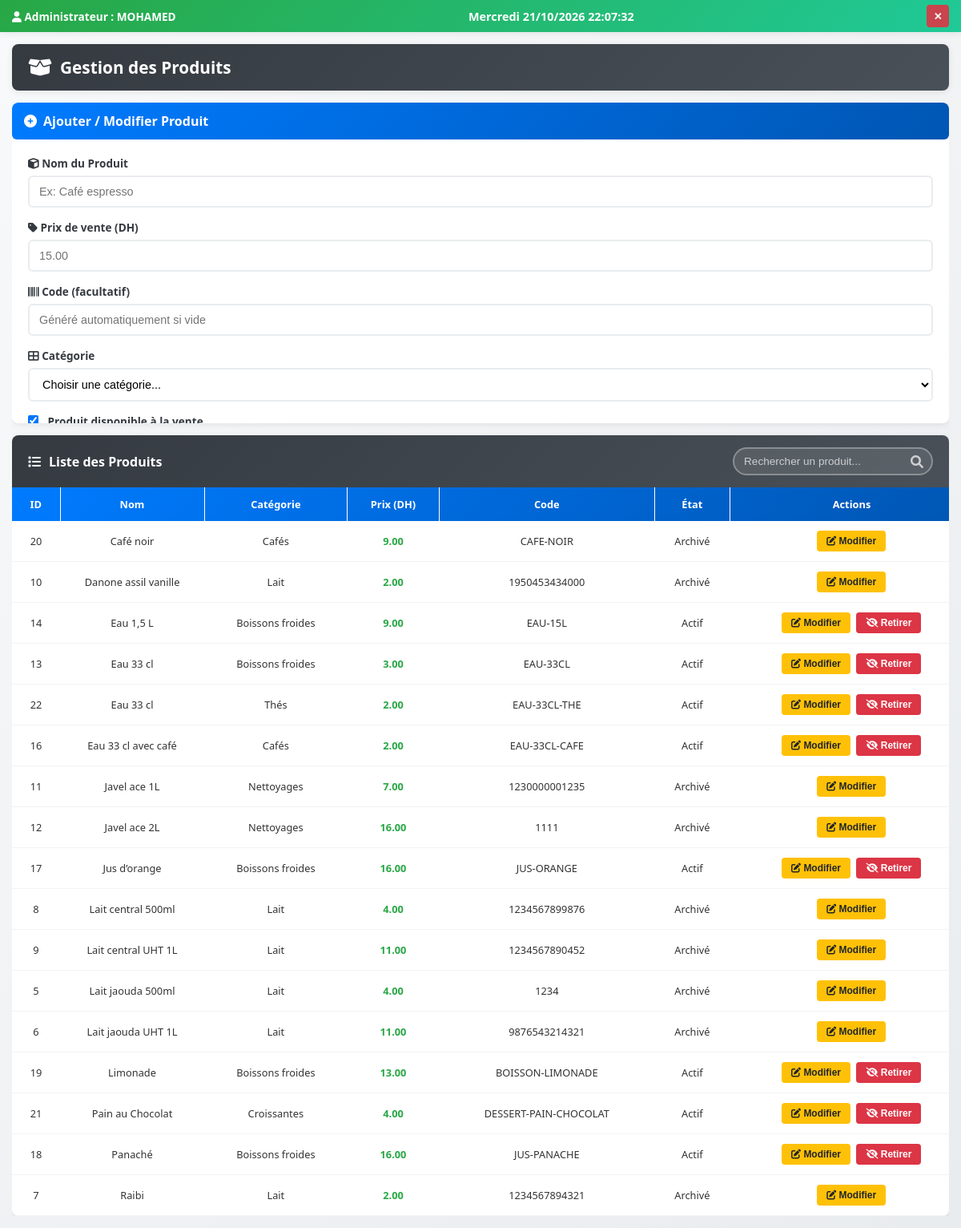
The page /php/articles.php (signed in) on the database its author committed.
### tables this page shows
CREATE TABLE `products` (
  `id` int(11) NOT NULL,
  `name` varchar(100) NOT NULL,
  `image` varchar(255) DEFAULT NULL,
  `selling_price` int(11) NOT NULL,
  `purchase_price` int(11) NOT NULL,
  `stock_quantity` int(11) NOT NULL,
  `barcode` varchar(50) NOT NULL,
  `brand_id` int(11) DEFAULT NULL
);

CREATE TABLE `categories` (
  `id` int(11) NOT NULL,
  `name` varchar(100) NOT NULL,
  `image` varchar(255) DEFAULT NULL
);

### php/articles.php (the view, shortened to what this page needs)
<?php
require_once('db_connection.php');
$products = $pdo->query('SELECT p.id, p.name, p.image, p.selling_price, p.barcode, p.category_id, p.is_active, c.name AS category_name FROM products p LEFT JOIN categories c ON c.id = p.category_id ORDER BY p.name')->fetchAll(PDO::FETCH_ASSOC);
?>
<!DOCTYPE html>
<html lang="fr" dir="ltr">
<head>
    <link href="https://cdnjs.cloudflare.com/ajax/libs/font-awesome/6.0.0/css/all.min.css" rel="stylesheet">
    <link rel="stylesheet" href="../css/articles.css">
    <link rel="stylesheet" href="../css/global.css">
</head>
<body data-edit-id="<?=(int)($_GET['edit'] ?? 0)?>">
    <header class="header">
        <div class="header-left">
            <span><i class="fas fa-user"></i> Administrateur : <?php echo strtoupper(htmlspecialchars($_SESSION['username'] ?? 'ADMIN')); ?></span>
        </div>
        <div class="header-center">
            <span id="current-time"></span>
        </div>
        <div class="header-right">
            <button class="close-btn" onclick="location.href='menu.php'">✕</button>
        </div>
    </header>
    <div class="container">
        <div class="page-title">
            <i class="fas fa-box-open"></i>
            <h2>Gestion des Produits</h2>
        </div>
        <div class="content-wrapper">
            <div class="form-section">
                <div class="form-header">
                    <i class="fas fa-plus-circle"></i>
                    <span>Ajouter / Modifier Produit</span>
                </div>
                <form method="POST" enctype="multipart/form-data">
                    <div class="form-group">
                        <label for="name">
                            <i class="fas fa-cube"></i> Nom du Produit
                        </label>
                        <input
                            type="text"
                            name="name"
                            id="product-name"
                            placeholder="Ex: Café espresso"
                            required
                        >
                    </div>
                    <div class="form-group">
                        <label for="selling-price"><i class="fas fa-tag"></i> Prix de vente (DH)</label>
                        <input type="number" name="selling-price" id="selling-price" min="0.01" step="0.01" placeholder="15.00" required>
                    </div>
                    <div class="form-group">
                        <label for="barcode"><i class="fas fa-barcode"></i> Code (facultatif)</label>
                        <input type="text" name="barcode" id="barcode" placeholder="Généré automatiquement si vide">
                    </div>
                    <div class="form-group">
                        <label for="product-category">
                            <i class="fas fa-th-large"></i> Catégorie
                        </label>
                        <select name="category" id="product-category" required>
                            <option value="">Choisir une catégorie...</option>
                        </select>
                    </div>
                    <div class="form-group">
                        <label><input type="checkbox" name="is_active" id="product-active" checked> Produit disponible à la vente</label>
                    </div>
                </form>
            </div>
            <div class="table-section">
                <div class="table-header">
                    <div class="table-title">
                        <i class="fas fa-list"></i>
                        <span>Liste des Produits</span>
                    </div>
                    <div class="search-box">
                        <input
                            type="text"
                            id="search-input"
                            placeholder="Rechercher un produit..."
                        >
                        <i class="fas fa-search"></i>
                    </div>
                </div>
                <div class="table-container">
                    <table>
                        <thead>
                            <tr>
                                <th style="width: 5%;">ID</th>
                                <th style="width: 15%;">Nom</th>
                                <th>Catégorie</th>
                                <th>Prix (DH)</th>
                                <th>Code</th>
                                <th>État</th>
                                <th>Actions</th>
                            </tr>
                        </thead>
                        <tbody id="products-tbody">
                            <?php foreach ($products as $product):?>
                                <tr class="product">
                                    <td><?=$product['id']?></td>
                                    <td><?=htmlspecialchars($product['name'])?></td>
                                    <td><?=htmlspecialchars($product['category_name'] ?? 'Sans catégorie')?></td>
                                    <td class="price-cell"><?=number_format((float)$product['selling_price'], 2, '.', ' ')?></td>
                                    <td><?=htmlspecialchars($product['barcode'])?></td>
                                    <td><?=$product['is_active'] ? 'Actif' : 'Archivé'?></td>
                                    <td>
                                        <button class="action-btn btn-edit"
                                                data-id="<?=$product['id']?>"
                                                data-name="<?=htmlspecialchars($product['name'], ENT_QUOTES)?>"
                                                data-image="<?=htmlspecialchars($product['image'] ?? '', ENT_QUOTES)?>"
                                                data-sell-price="<?=$product['selling_price']?>"
                                                data-barcode="<?=htmlspecialchars($product['barcode'], ENT_QUOTES)?>"
                                                data-category="<?=$product['category_id']?>"
                                                data-active="<?=$product['is_active']?>"
                                                >
                                            <i class="fas fa-edit"></i> Modifier
                                        </button>
                                        <form method="post" style="display:inline;">
                                            <?php if ($product['is_active']): ?><button name="delete" class="action-btn btn-delete" onclick="return confirm('Retirer ce produit de la carte ? L’historique sera conservé.');">
                                                <i class="fas fa-eye-slash"></i> Retirer
                                            </button>
                                            <?php endif; ?>
                                        </form>
                                    </td>
                                </tr>
                            <?php endforeach;?>
                        </tbody>
                    </table>
                </div>
            </div>
        </div>
    </div>
</body>
</html>

### css/articles.css (style rules this page uses)
.container { height: calc(100vh - 40px); display: flex; flex-direction: column; padding: 15px; overflow: hidden; }
.page-title { background: linear-gradient(135deg, var(--dark-color) 0%, #495057 100%); color: white; padding: 15px 20px; border-radius: 8px; margin-bottom: 15px; box-shadow: var(--shadow); display: flex; align-items: center; gap: 10px; }
.page-title h2 { font-size: 1.3rem; font-weight: 700; margin: 0; }
.page-title i { font-size: 1.5rem; }
.content-wrapper { flex: 1; display: flex; gap: 15px; overflow: hidden; }
.form-section { background: var(--white); border-radius: 8px; padding: 20px; width: 420px; box-shadow: var(--shadow); display: flex; flex-direction: column; overflow-y: auto; }
.form-header { background: linear-gradient(135deg, var(--info-color) 0%, #0056b3 100%); color: white; padding: 12px 15px; border-radius: 6px; margin: -20px -20px 20px -20px; font-weight: 600; font-size: 1rem; display: flex; align-items: center; gap: 8px; }
.form-group { margin-bottom: 15px; }
.form-group label { display: block; font-weight: 600; color: var(--dark-color); font-size: 0.85rem; margin-bottom: 6px; }
.form-group input, .form-group select { width: 100%; padding: 10px 12px; border: 2px solid #e9ecef; border-radius: 6px; font-size: 0.9rem; transition: var(--transition); }
#product-active { width: auto; margin-right: 8px; }
.form-group select { cursor: pointer; background: white; }
.table-section { flex: 1; background: var(--white); border-radius: 8px; box-shadow: var(--shadow); display: flex; flex-direction: column; overflow: hidden; }
.table-header { background: linear-gradient(135deg, var(--dark-color) 0%, #495057 100%); color: white; padding: 15px 20px; font-weight: 600; font-size: 1rem; display: flex; align-items: center; justify-content: space-between; }
.table-title { display: flex; align-items: center; gap: 10px; }
.search-box { position: relative; width: 300px; }
.search-box input { width: 100%; padding: 8px 35px 8px 12px; border: 2px solid rgba(255,255,255,0.3); border-radius: 20px; background: rgba(255,255,255,0.1); color: white; font-size: 0.85rem; }
.search-box input::placeholder { color: rgba(255,255,255,0.7); }
.search-box i { position: absolute; right: 12px; top: 50%; transform: translateY(-50%); color: rgba(255,255,255,0.7); }
.table-container { flex: 1; overflow-y: auto; overflow-x: auto; }
table { width: 100%; border-collapse: collapse; min-width: 1200px; }
thead { position: sticky; top: 0; z-index: 10; background: linear-gradient(135deg, var(--info-color) 0%, #0056b3 100%); }
th { padding: 12px 8px; color: white; font-weight: 600; font-size: 0.8rem; text-align: center; border-right: 1px solid rgba(255,255,255,0.1); white-space: nowrap; }
th:last-child { border-right: none; }
td { padding: 12px 8px; text-align: center; font-size: 0.8rem; border-bottom: 1px solid #f1f3f4; }
tbody tr { transition: background-color 0.2s; }
.action-btn { padding: 6px 12px; border: none; border-radius: 4px; font-size: 0.75rem; font-weight: 600; cursor: pointer; transition: var(--transition); margin: 0 2px; }
.btn-edit { background: var(--warning-color); color: #212529; }
.btn-delete { background: var(--danger-color); color: white; }
.price-cell { font-weight: 700; color: var(--primary-color); }
@media (max-width: 1300px) { .content-wrapper { flex-direction: column; } }
@media (max-width: 1300px) { .form-section { width: 100%; max-height: 400px; } }
@media (max-width: 1300px) { .search-box { width: 250px; } }

### rows shown on the page
products: id "20", name "Café noir", category.name "Cafés", selling_price "9.00", barcode "CAFE-NOIR", is_active "Archivé"
products: id "10", name "Danone assil vanille", category.name "Lait", selling_price "2.00", barcode "1950453434000", is_active "Archivé"
products: id "14", name "Eau 1,5 L", category.name "Boissons froides", selling_price "9.00", barcode "EAU-15L", is_active "Actif"
products: id "13", name "Eau 33 cl", category.name "Boissons froides", selling_price "3.00", barcode "EAU-33CL", is_active "Actif"
products: id "22", name "Eau 33 cl", category.name "Thés", selling_price "2.00", barcode "EAU-33CL-THE", is_active "Actif"
products: id "16", name "Eau 33 cl avec café", category.name "Cafés", selling_price "2.00", barcode "EAU-33CL-CAFE", is_active "Actif"
products: id "11", name "Javel ace 1L", category.name "Nettoyages", selling_price "7.00", barcode "1230000001235", is_active "Archivé"
products: id "12", name "Javel ace 2L", category.name "Nettoyages", selling_price "16.00", barcode "1111", is_active "Archivé"
products: id "17", name "Jus d’orange", category.name "Boissons froides", selling_price "16.00", barcode "JUS-ORANGE", is_active "Actif"
products: id "8", name "Lait central 500ml", category.name "Lait", selling_price "4.00", barcode "1234567899876", is_active "Archivé"
products: id "9", name "Lait central UHT 1L", category.name "Lait", selling_price "11.00", barcode "1234567890452", is_active "Archivé"
products: id "5", name "Lait jaouda 500ml", category.name "Lait", selling_price "4.00", barcode "1234", is_active "Archivé"
products: id "6", name "Lait jaouda UHT 1L", category.name "Lait", selling_price "11.00", barcode "9876543214321", is_active "Archivé"
products: id "19", name "Limonade", category.name "Boissons froides", selling_price "13.00", barcode "BOISSON-LIMONADE", is_active "Actif"
products: id "21", name "Pain au Chocolat", category.name "Croissantes", selling_price "4.00", barcode "DESSERT-PAIN-CHOCOLAT", is_active "Actif"
products: id "18", name "Panaché", category.name "Boissons froides", selling_price "16.00", barcode "JUS-PANACHE", is_active "Actif"
products: id "7", name "Raibi", category.name "Lait", selling_price "2.00", barcode "1234567894321", is_active "Archivé"

### other values the page prints
$_SESSION['username'] "MOHAMED"
